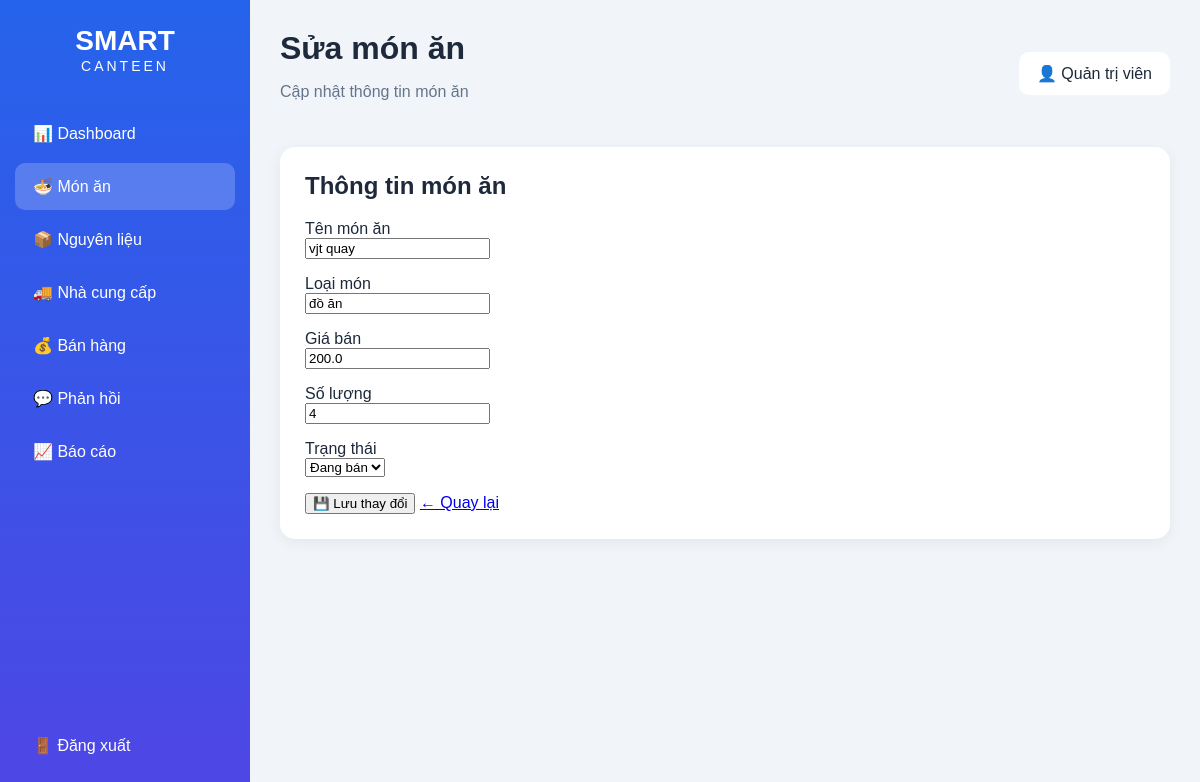
The app's page /foods/edit/6 (signed in) with its own data.
### tables this page shows
CREATE TABLE foods (
            id INTEGER PRIMARY KEY AUTOINCREMENT,
            name TEXT NOT NULL,
            category TEXT NOT NULL,
            price REAL NOT NULL,
            quantity INTEGER DEFAULT 0,
            status TEXT DEFAULT 'Đang bán'
        );

### app.py (the view, shortened to what this page needs)
@app.route("/foods/edit/<int:food_id>", methods=["GET", "POST"])
@admin_required
def edit_food(food_id):
    conn = get_db()
    food = conn.execute(
        "SELECT * FROM foods WHERE id = ?",
        (food_id,)
    ).fetchone()
    conn.close()
    if food is None:
        return "Không tìm thấy món ăn!", 404
    return render_template("edit_food.html", food=food)

### app.py (called while the page is built)
def get_db():
    conn = sqlite3.connect(DATABASE)
    conn.row_factory = sqlite3.Row
    return conn

def admin_required(f):
    @wraps(f)
    def decorated_function(*args, **kwargs):
        if "user_id" not in session:
            return redirect("/")
        if session.get("role") != "admin":
            return "Bạn không có quyền thực hiện chức năng này!", 403
        return f(*args, **kwargs)
    return decorated_function

### templates/edit_food.html (shortened to what this page needs)
<!DOCTYPE html>
<html lang="vi">
<head>
    <link rel="stylesheet" href="/static/css/dashboard.css">
</head>
<body>
<div class="layout">
    <aside class="sidebar">
        <div class="logo">
            <h2>SMART</h2>
            <span>CANTEEN</span>
        </div>
        <nav>
            <a href="/dashboard">📊 Dashboard</a>
            <a href="/foods" class="active">🍜 Món ăn</a>
            <a href="/ingredients">📦 Nguyên liệu</a>
            <a href="/suppliers">🚚 Nhà cung cấp</a>
            <a href="/sales">💰 Bán hàng</a>
            <a href="/feedback">💬 Phản hồi</a>
            <a href="/reports">📈 Báo cáo</a>
        </nav>
        <div class="logout">
            <a href="/">🚪 Đăng xuất</a>
        </div>
    </aside>
    <main class="main">
        <header class="topbar">
            <div>
                <h1>Sửa món ăn</h1>
                <p>Cập nhật thông tin món ăn</p>
            </div>
            <div class="user">
                👤 Quản trị viên
            </div>
        </header>
        <section class="panel">
            <div class="panel-header">
                <h2>Thông tin món ăn</h2>
            </div>
            <form method="POST">
                <p>
                    <label>Tên món ăn</label><br>
                    <input
                        type="text"
                        name="name"
                        value="{{ food['name'] }}"
                        required
                    >
                </p>
                <p>
                    <label>Loại món</label><br>
                    <input
                        type="text"
                        name="category"
                        value="{{ food['category'] }}"
                        required
                    >
                </p>
                <p>
                    <label>Giá bán</label><br>
                    <input
                        type="number"
                        name="price"
                        value="{{ food['price'] }}"
                        min="0"
                        required
                    >
                </p>
                <p>
                    <label>Số lượng</label><br>
                    <input
                        type="number"
                        name="quantity"
                        value="{{ food['quantity'] }}"
                        min="0"
                        required
                    >
                </p>
                <p>
                    <label>Trạng thái</label><br>
                    <select name="status">
                        <option
                            value="Đang bán"
                            {% if food['status'] == 'Đang bán' %}selected{% endif %}
                        >
                            Đang bán
                        </option>
                    </select>
                </p>
                <button type="submit">
                    💾 Lưu thay đổi
                </button>
                <a href="/foods">
                    ← Quay lại
                </a>
            </form>
        </section>
    </main>
</div>
</body>
</html>

### static/css/dashboard.css (style rules this page uses)
* { box-sizing: border-box; }
body { margin: 0; font-family: Arial, sans-serif; background: #f1f5f9; color: #1e293b; }
.layout { display: flex; min-height: 100vh; }
.sidebar { width: 250px; background: linear-gradient(180deg, #2563eb, #4f46e5); color: white; padding: 25px 15px; position: fixed; height: 100vh; }
.logo { text-align: center; margin-bottom: 35px; }
.logo h2 { margin: 0; font-size: 28px; }
.logo span { font-size: 14px; letter-spacing: 3px; }
.sidebar nav a, .logout a { display: block; color: white; text-decoration: none; padding: 14px 18px; margin: 6px 0; border-radius: 10px; font-size: 16px; }
.sidebar nav a:hover, .sidebar nav .active { background: rgba(255,255,255,0.2); }
.logout { position: absolute; bottom: 25px; left: 15px; right: 15px; }
.main { margin-left: 250px; padding: 30px; width: calc(100% - 250px); }
.topbar { display: flex; justify-content: space-between; align-items: center; margin-bottom: 30px; }
.topbar h1 { margin: 0; font-size: 32px; }
.topbar p { color: #64748b; }
.user { background: white; padding: 12px 18px; border-radius: 10px; }
.panel { background: white; padding: 25px; border-radius: 15px; box-shadow: 0 3px 15px rgba(0,0,0,0.06); }
.panel-header { display: flex; justify-content: space-between; align-items: center; margin-bottom: 20px; }
.panel-header h2 { margin: 0; }

### records on screen
foods: name "vjt quay", category "đồ ăn", price "200.0", quantity "4", status "Đang bán"
